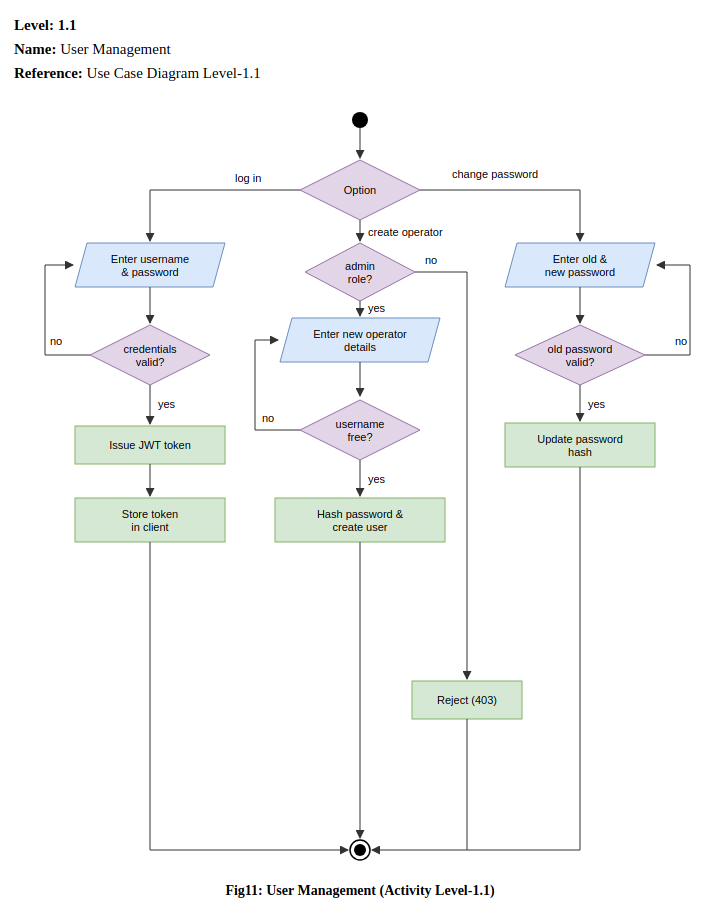
#> input picture docs/diagrams/activity/visionguard activity 1.1.png, 720 x 920 px; its folder holds only this picture in this run
$ python trim_images.py
#> lines starting #> are read from the running program, lines starting #| are printed output that depends on the picture
"""Trim white margins (and the old embedded 'FigN:' caption line) from the earlier use-case/activity diagrams."""
import glob
import os

import cv2
import numpy as np

HERE = os.path.dirname(os.path.abspath(__file__))
DOCS = os.path.abspath(os.path.join(HERE, "..", ".."))
OUT = os.path.abspath(os.path.join(HERE, "..", "assets", "trim"))
os.makedirs(OUT, exist_ok=True)

sources = glob.glob(os.path.join(DOCS, "diagrams", "use-case", "*.png")) + glob.glob(os.path.join(DOCS, "diagrams", "activity", "*.png"))
gantt = os.path.abspath(os.path.join(DOCS, "..", "visionguard_gantt_chart.png"))
if os.path.exists(gantt):
    sources.append(gantt)

for path in sources:
    img = cv2.imread(path)
#> img is the input picture: shape (920, 720, 3); mean B, G, R 248.3, 248.2, 247.2
    ys, xs = np.where(img.min(axis=2) < 235)
    pad = 14
    y0, y1 = max(0, ys.min() - pad), min(img.shape[0], ys.max() + pad)
#> y0 = 6; y1 = 911
    x0, x1 = max(0, xs.min() - pad), min(img.shape[1], xs.max() + pad)
#> x0 = 0; x1 = 704
    out = img[y0:y1, x0:x1]
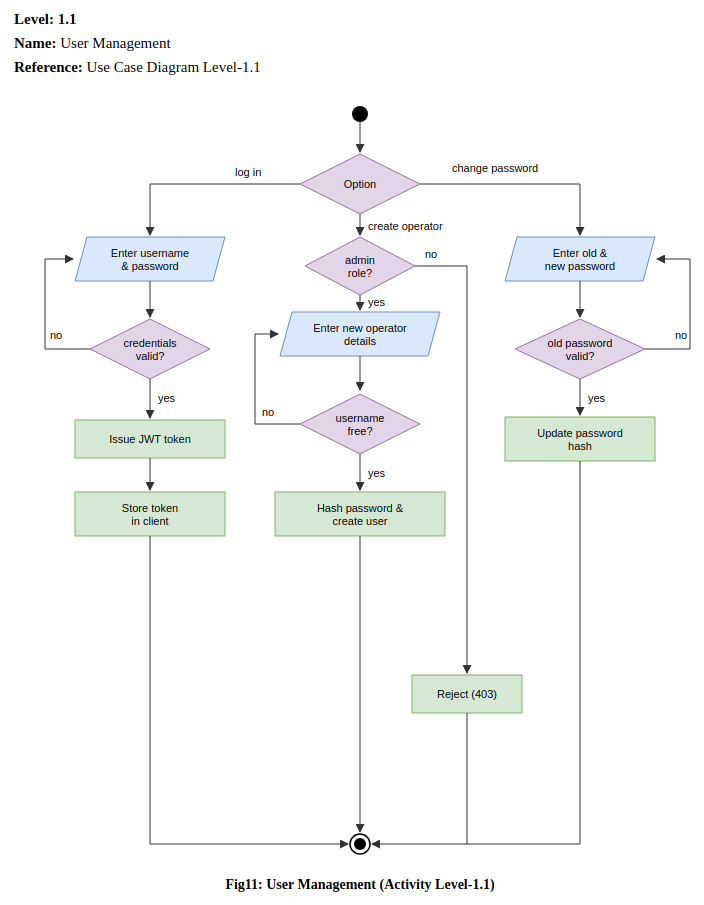
#> out: shape (905, 704, 3); mean B, G, R 248, 247.9, 246.9
    if "gantt" not in path:
        ink = (out.min(axis=2) < 200).any(axis=1)
        y = len(ink) - 1
#> y = 904
        while y > 0 and not ink[y]:
            y -= 1
#> this loop made 13 passes
#> y on passes 1 to 12: 903, 902, 901, 900, 899, 898, 897, 896, 895, 894, 893, 892
#> after the loop, y = 891
        top = y
#> top = 891
        while top > 0 and ink[top]:
            top -= 1
#> this loop made 13 passes
#> top on passes 1 to 12: 890, 889, 888, 887, 886, 885, 884, 883, 882, 881, 880, 879
#> after the loop, top = 878
        gap_end, gap = top, 0
#> gap_end = 878; gap = 0
        while gap_end > 0 and not ink[gap_end]:
            gap_end -= 1
            gap += 1
#> this loop made 24 passes
#> gap_end on passes 1 to 12: 877, 876, 875, 874, 873, 872, 871, 870, 869, 868, 867, 866
#> after the loop, gap = 24; gap_end = 854
        if y - top <= 22 and gap >= 4:  # a single short caption line at the bottom
            out = out[: gap_end + 8]
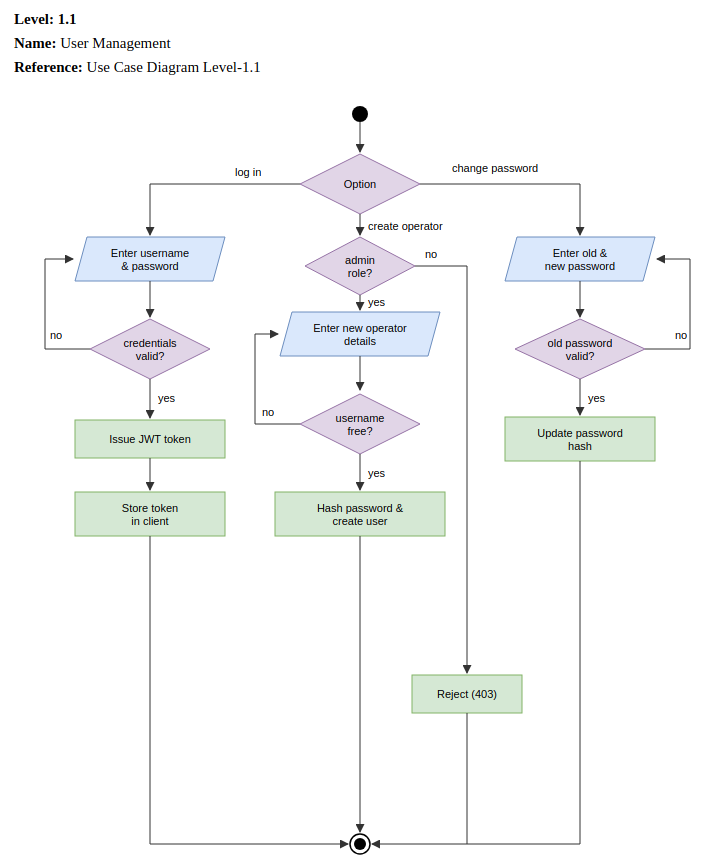
#> out: shape (862, 704, 3); mean B, G, R 248, 248, 246.9
    cv2.imwrite(os.path.join(OUT, os.path.basename(path)), out)
    print(os.path.basename(path), out.shape[:2])
#| visionguard activity 1.1.png (862, 704)
#> pass 2 of the loop `for path in sources:`:
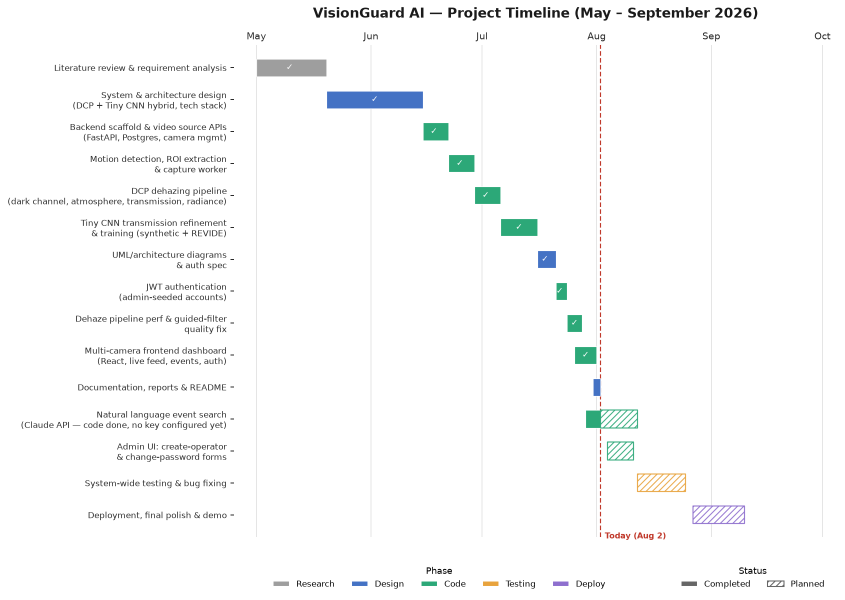
#> input picture visionguard_gantt_chart.png, 1689 x 1199 px (shown at 1/2 size)
#> img is the input picture: shape (1199, 1689, 3); mean B, G, R 249.7, 249.7, 248.9
#> y0 = 0; y1 = 1191
#> x0 = 2; x1 = 1674
#> `out = img[y0:y1, x0:x1]`:
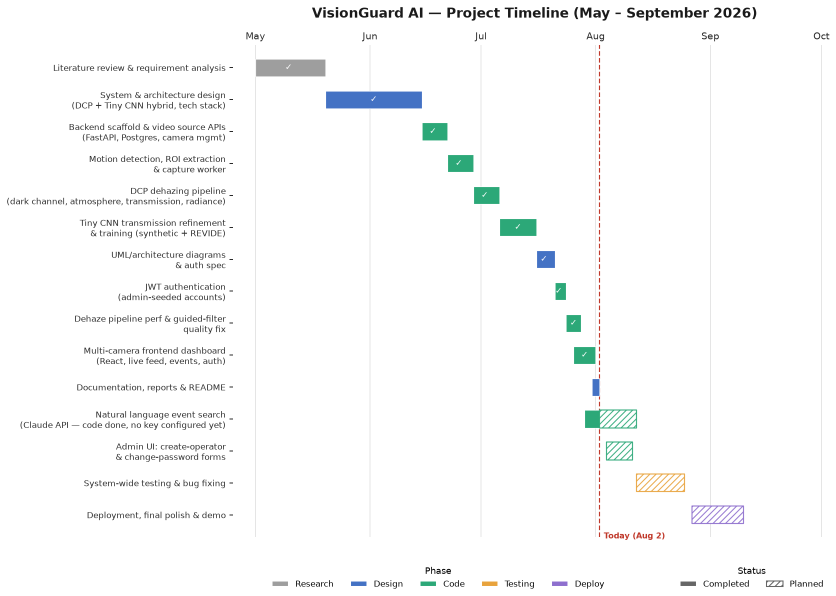
#> out: shape (1191, 1672, 3) (shown at 1/2 size); mean B, G, R 249.6, 249.6, 248.8
#| visionguard_gantt_chart.png (1191, 1672)
